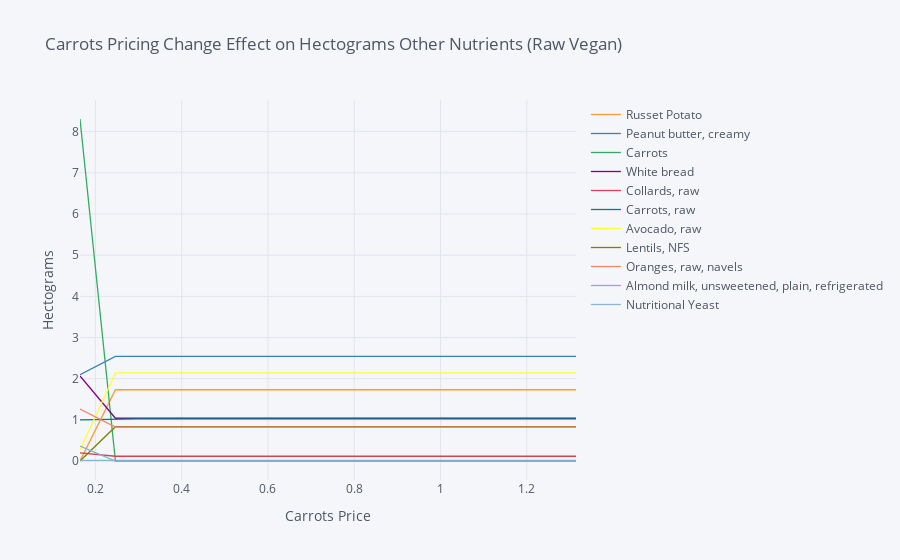

Notebook cell for this chart:
### Code cell
Carrots_Vegan_response = getEffectsofPriceChangeGraph("vegan", "Carrots")

### Figure 1 — Plotly figure (JSON) as saved in the notebook; plotly's stock layout.template omitted (floating-point values rounded to 4 significant figures)
{"data": [{"line": {"color": "rgba(255, 153, 51, 1.0)", "dash": "solid", "shape": "linear", "width": 1.3}, "mode": "lines", "name": "Russet Potato", "text": "", "type": "scatter", "x": [0.1642, 0.2464, 0.2956, 0.3285, 0.3613, 0.3942, 0.427, 0.4599, 0.4927, 0.657, 1.314], "y": [5.802e-11, 1.73, 1.73, 1.73, 1.73, 1.73, 1.73, 1.73, 1.73, 1.73, 1.73]}, {"line": {"color": "rgba(55, 128, 191, 1.0)", "dash": "solid", "shape": "linear", "width": 1.3}, "mode": "lines", "name": "Peanut butter, creamy", "text": "", "type": "scatter", "x": [0.1642, 0.2464, 0.2956, 0.3285, 0.3613, 0.3942, 0.427, 0.4599, 0.4927, 0.657, 1.314], "y": [2.098, 2.542, 2.542, 2.542, 2.542, 2.542, 2.542, 2.542, 2.542, 2.542, 2.542]}, {"line": {"color": "rgba(50, 171, 96, 1.0)", "dash": "solid", "shape": "linear", "width": 1.3}, "mode": "lines", "name": "Carrots", "text": "", "type": "scatter", "x": [0.1642, 0.2464, 0.2956, 0.3285, 0.3613, 0.3942, 0.427, 0.4599, 0.4927, 0.657, 1.314], "y": [8.307, 2.289e-07, 1.979e-09, 3.096e-10, 2.073e-10, 8.857e-11, 5.947e-08, 2.691e-11, 1.067e-10, 8.254e-11, 7.899e-13]}, {"line": {"color": "rgba(128, 0, 128, 1.0)", "dash": "solid", "shape": "linear", "width": 1.3}, "mode": "lines", "name": "White bread", "text": "", "type": "scatter", "x": [0.1642, 0.2464, 0.2956, 0.3285, 0.3613, 0.3942, 0.427, 0.4599, 0.4927, 0.657, 1.314], "y": [2.064, 1.038, 1.038, 1.038, 1.038, 1.038, 1.038, 1.038, 1.038, 1.038, 1.038]}, {"line": {"color": "rgba(219, 64, 82, 1.0)", "dash": "solid", "shape": "linear", "width": 1.3}, "mode": "lines", "name": "Collards, raw", "text": "", "type": "scatter", "x": [0.1642, 0.2464, 0.2956, 0.3285, 0.3613, 0.3942, 0.427, 0.4599, 0.4927, 0.657, 1.314], "y": [0.1953, 0.1154, 0.1154, 0.1154, 0.1154, 0.1154, 0.1154, 0.1154, 0.1154, 0.1154, 0.1154]}, {"line": {"color": "rgba(0, 128, 128, 1.0)", "dash": "solid", "shape": "linear", "width": 1.3}, "mode": "lines", "name": "Carrots, raw", "text": "", "type": "scatter", "x": [0.1642, 0.2464, 0.2956, 0.3285, 0.3613, 0.3942, 0.427, 0.4599, 0.4927, 0.657, 1.314], "y": [0.999, 1.025, 1.025, 1.025, 1.025, 1.025, 1.025, 1.025, 1.025, 1.025, 1.025]}, {"line": {"color": "rgba(255, 255, 51, 1.0)", "dash": "solid", "shape": "linear", "width": 1.3}, "mode": "lines", "name": "Avocado, raw", "text": "", "type": "scatter", "x": [0.1642, 0.2464, 0.2956, 0.3285, 0.3613, 0.3942, 0.427, 0.4599, 0.4927, 0.657, 1.314], "y": [0.2649, 2.139, 2.139, 2.139, 2.139, 2.139, 2.139, 2.139, 2.139, 2.139, 2.139]}, {"line": {"color": "rgba(128, 128, 0, 1.0)", "dash": "solid", "shape": "linear", "width": 1.3}, "mode": "lines", "name": "Lentils, NFS", "text": "", "type": "scatter", "x": [0.1642, 0.2464, 0.2956, 0.3285, 0.3613, 0.3942, 0.427, 0.4599, 0.4927, 0.657, 1.314], "y": [6.59e-10, 0.8325, 0.8325, 0.8325, 0.8325, 0.8325, 0.8325, 0.8325, 0.8325, 0.8325, 0.8325]}, {"line": {"color": "rgba(251, 128, 114, 1.0)", "dash": "solid", "shape": "linear", "width": 1.3}, "mode": "lines", "name": "Oranges, raw, navels", "text": "", "type": "scatter", "x": [0.1642, 0.2464, 0.2956, 0.3285, 0.3613, 0.3942, 0.427, 0.4599, 0.4927, 0.657, 1.314], "y": [1.262, 0.8227, 0.8227, 0.8227, 0.8227, 0.8227, 0.8227, 0.8227, 0.8227, 0.8227, 0.8227]}, {"line": {"color": "rgba(128, 177, 211, 1.0)", "dash": "solid", "shape": "linear", "width": 1.3}, "mode": "lines", "name": "Almond milk, unsweetened, plain, refrigerated", "text": "", "type": "scatter", "x": [0.1642, 0.2464, 0.2956, 0.3285, 0.3613, 0.3942, 0.427, 0.4599, 0.4927, 0.657, 1.314], "y": [0.3644, 5.374e-08, 3.593e-09, 1.098e-09, 6.107e-10, 2.871e-10, 2.739e-07, 1.373e-10, 7.718e-10, 1.099e-09, 2.552e-11]}, {"line": {"color": "rgba(128, 177, 211, 0.8999999999999999)", "dash": "solid", "shape": "linear", "width": 1.3}, "mode": "lines", "name": "Nutritional Yeast", "text": "", "type": "scatter", "x": [0.1642, 0.2464, 0.2956, 0.3285, 0.3613, 0.3942, 0.427, 0.4599, 0.4927, 0.657, 1.314], "y": [0.01517, 0.016, 0.016, 0.016, 0.016, 0.016, 0.016, 0.016, 0.016, 0.016, 0.016]}], "layout": {"legend": {"bgcolor": "#F5F6F9", "font": {"color": "#4D5663"}}, "paper_bgcolor": "#F5F6F9", "plot_bgcolor": "#F5F6F9", "title": {"font": {"color": "#4D5663"}, "text": "Carrots Pricing Change Effect on Hectograms Other Nutrients (Raw Vegan)"}, "xaxis": {"gridcolor": "#E1E5ED", "showgrid": true, "tickfont": {"color": "#4D5663"}, "title": {"font": {"color": "#4D5663"}, "text": "Carrots Price"}, "zerolinecolor": "#E1E5ED"}, "yaxis": {"gridcolor": "#E1E5ED", "showgrid": true, "tickfont": {"color": "#4D5663"}, "title": {"font": {"color": "#4D5663"}, "text": "Hectograms"}, "zerolinecolor": "#E1E5ED"}}}
